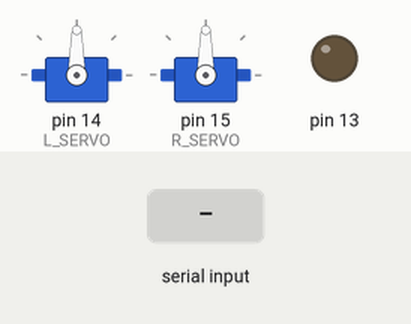
Simulated run of this sketch. Board: Arduino Uno, built with avr-gcc and run on an emulated ATmega328P. Shown: 2 × servo, output pins drawn as LEDs (lit = HIGH). Inputs (shaded band) come from the test bench.

Above: at 1.2 s.
1.3 s: "b" received over Serial
At 1.8 s:
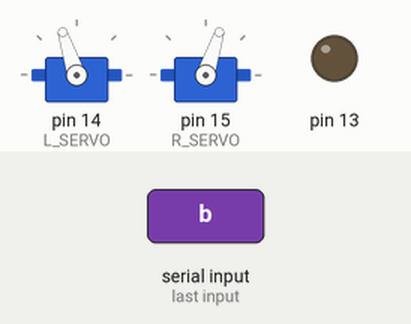
2.8 s: "f" received over Serial
At 4.0 s:
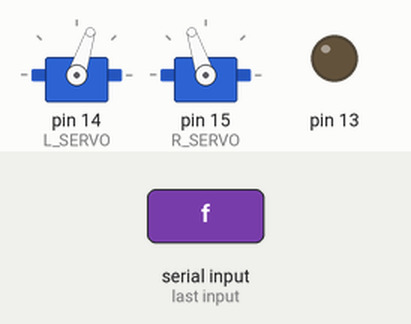
4.3 s: "r" received over Serial
At 5.2 s:
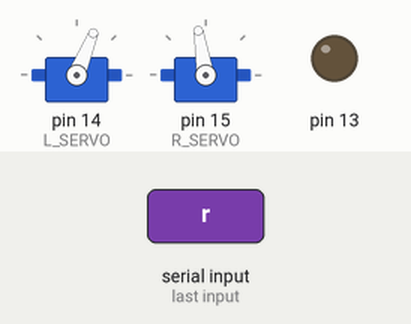
5.8 s: "l" received over Serial
At 6.4 s:
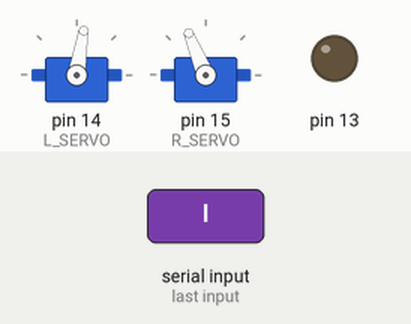
7.3 s: "s" received over Serial
At 8.7 s:
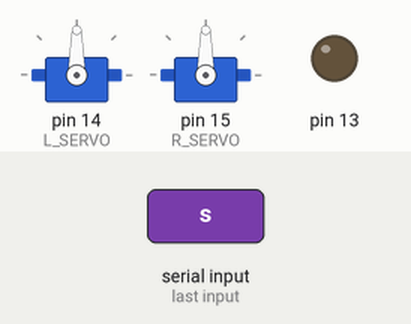
Timing chart, 0 to 9.8 s (numbered marks = the images above; inputs shaded):
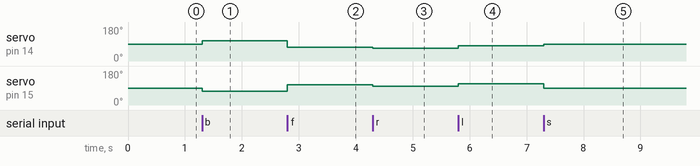

The sketch:

sketch_Robot2.ino
```cpp
#include <Servo.h>
int R_SPEED = 100;//-500 to 500 (0=STOP)
int L_SPEED = 100;//-500 to 500 (0=STOP)
Servo L_SERVO;
Servo R_SERVO;

void setup() {
  Serial.begin(9600);
  pinMode(13, OUTPUT);
  L_SERVO.attach(14,1000,2000);//PORT(A0),MIN,MAX
  R_SERVO.attach(15,1000,2000);//PORT(A1),MIN,MAX
}

void loop() {
  if (Serial.available() > 0) {
    char command = Serial.read();

    if (command == 'b') { //Back
    setSpeed(-1, 1, 1);

    } else if (command == 'f') { //Foward
    setSpeed(1, 1, 1);

    } else if (command == 's') { //Stop
    setSpeed(1, 0, 0);

    } else if (command == 'r') { // Right
    setSpeed(1, 0.5, 1.2);

    } else if (command == 'l') { // Left
    setSpeed(1, 1.2, 0.5);
    }
  }
}

void setSpeed(int dir, float aR, float aL){
  L_SERVO.writeMicroseconds(1500 - L_SPEED *dir * aL);
  R_SERVO.writeMicroseconds(1500 + R_SPEED *dir * aR);
}
```

Measured:
- after the input at 1.3 s, servo on pin 14 (L_SERVO): 90° → 108° at once; servo on pin 15 (R_SERVO): 90° → 72° at once
- after the input at 2.8 s, servo on pin 14 (L_SERVO): 108° → 72° at once; servo on pin 15 (R_SERVO): 72° → 108° at once
- after the input at 4.3 s, servo on pin 14 (L_SERVO): 72° → 68° at once; servo on pin 15 (R_SERVO): 108° → 99° at once
- after the input at 5.8 s, servo on pin 14 (L_SERVO): 68° → 81° at once; servo on pin 15 (R_SERVO): 99° → 112° at once
- after the input at 7.3 s, servo on pin 14 (L_SERVO): 81° → 90° at once; servo on pin 15 (R_SERVO): 112° → 90° at once
